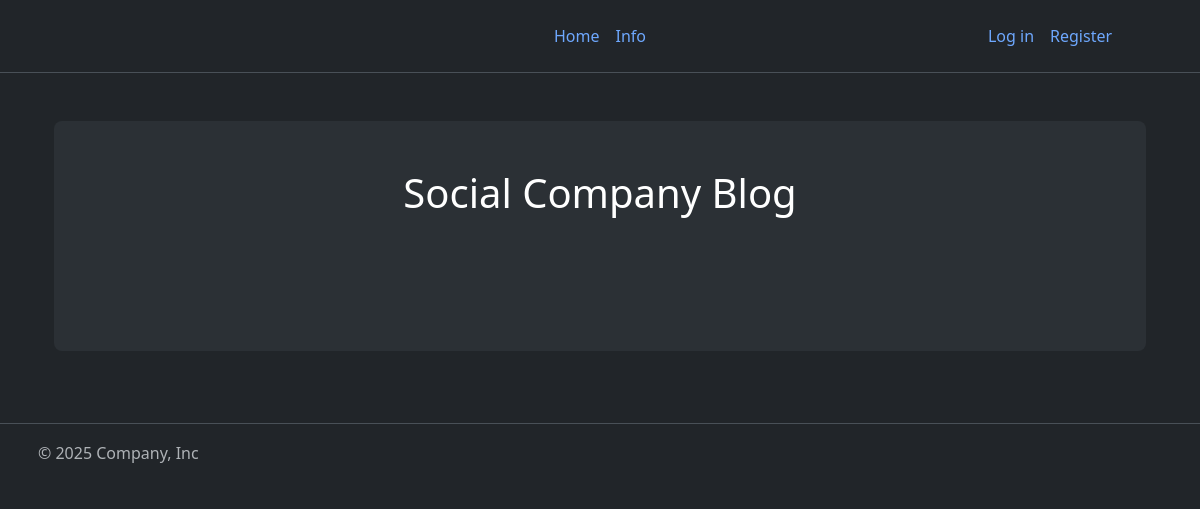
The app's page /, older data.
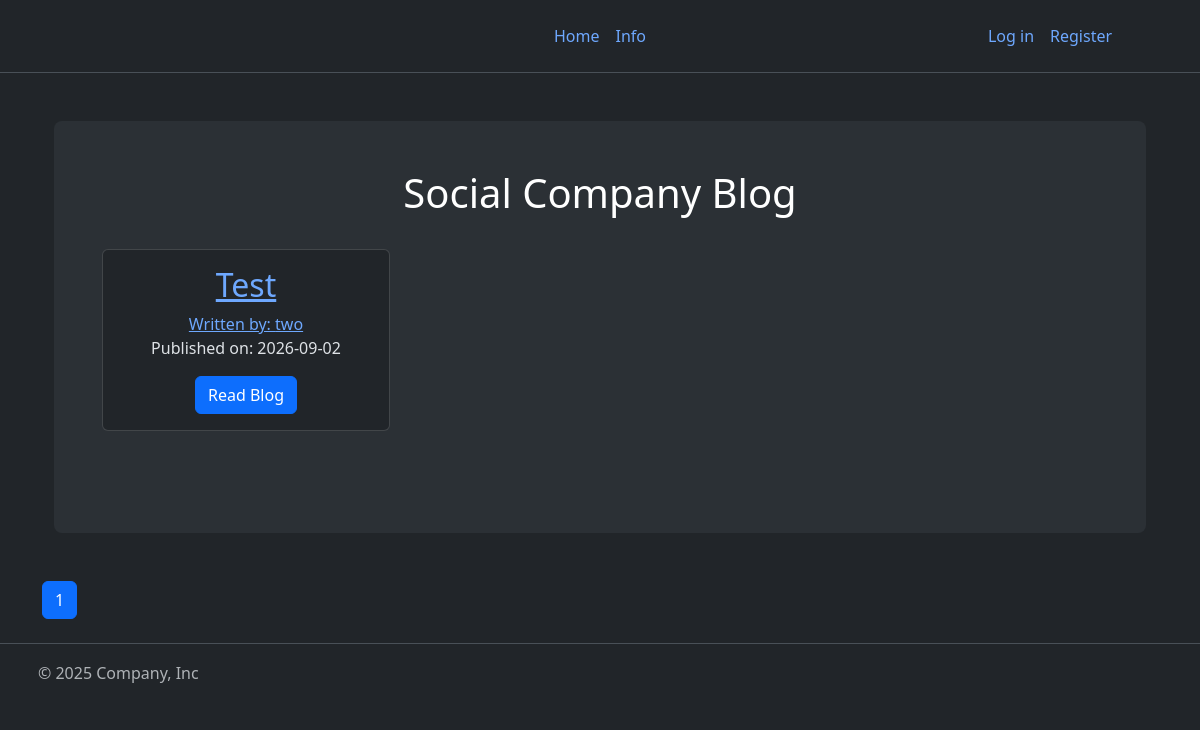
The same page, newer data.
### companyblog/models.py (models this page shows, shortened)
class BlogPost(db.Model):
    users= db.relationship(User)
    id = db.Column(db.Integer,primary_key=True)
    user_id = db.Column(db.Integer, db.ForeignKey("users.id"), nullable = False)
    date = db.Column(db.DateTime, nullable=False, default=lambda: datetime.now(UTC))
    title = db.Column(db.String(140), nullable=False)
    text = db.Column(db.Text, nullable=False)

class User(db.Model, UserMixin):
    __tablename__ = "users"
    id = db.Column(db.Integer, primary_key=True)
    profile_image = db.Column(db.String(50), nullable=False, default="default_profile.png")
    email = db.Column(db.String(100), unique=True, index=True)
    username = db.Column(db.String(100),unique=True, index=True)
    password_hash = db.Column(db.String(128))
    posts = db.relationship("BlogPost", backref="author", lazy=True)

### companyblog/core/views.py (the view)
@core.route("/")
def index():
    page = request.args.get("page", 1, type=int)
    blog_posts = BlogPost.query.order_by(BlogPost.date.desc()).paginate(page=page, per_page=5)
    return render_template("index.html", blog_posts=blog_posts)

### companyblog/templates/index.html (shortened to what this page needs)
{% extends "base.html" %}
{% block content %}
<div class="container my-5"> <div class="p-5 text-center bg-body-tertiary rounded-3">
    <h1 class="text-body-emphasis">Social Company Blog</h1>  <br>
    {% for post in blog_posts.items %}
        <div class="card" style="width: 18rem;">
          <div class="card-body">
            <h2> <a href="{{ url_for('blog_posts.blog_post', blog_post_id=post.id)}}">{{post.title}}</a> </h2>
              <a href="{{url_for('users.user_posts', username=post.author.username)}}"> Written by: {{post.author.username}}</a>
            <p class="card-text"> Published on: {{post.date.strftime('%Y-%m-%d')}}</p>
            <a href="{{ url_for('blog_posts.blog_post', blog_post_id=post.id )}}" class="btn btn-primary">Read Blog</a>
          </div>
        </div>
    {% endfor %}
     <div class="d-inline-flex gap-2 mb-5">  </div> </div> </div>
    <nav aria-label="...">
      <ul class="pagination">
    {% for page_num in blog_posts.iter_pages(left_edge=1, right_edge=1, left_current=1, right_current=2) %}
        {% if blog_posts.page == page_num %}
            <li class="page-item active">
                <a class="page-link"
                   href="{{ url_for('core.index',  page=page_num) }}">
                    {{ page_num }}
                </a>
            </li>
        {% endif %}
    {% endfor %}
  </ul>
</nav>
{% endblock %}

Row changes from the older to the newer data that the page shows:
added BlogPost: title "Test", author.username "two", date "2026-09-02"
Text that changed along with them:
new list line: "1"
